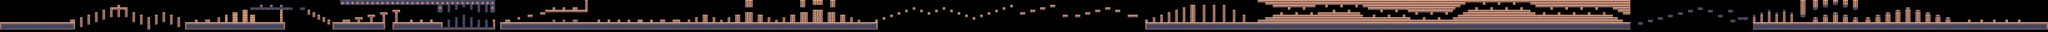

This game map was drawn from its Tiled (.tmx) file and the tilesets committed beside it. A one-line description and the trimmed map source follow:
An orthogonal 819x13 tile map with 64x64 px tiles, 1 tile layer (Tile Layer 1), 2 tilesets and 1 object.

<map version="1.10" tiledversion="1.10.1" orientation="orthogonal" renderorder="right-down" width="819" height="13" tilewidth="64" tileheight="64" infinite="0" nextlayerid="3" nextobjectid="3">
 <tileset firstgid="1" source="tileset_1.tsx" />
 <tileset firstgid="51" source="portal.tsx" />
 <layer id="1" name="Tile Layer 1" width="819" height="13">
  <data>[10647 cells, 3470 non-empty, 22 distinct tile ids]</data>
 </layer>
 <objectgroup id="2" name="Object Layer 1">
  <object id="2" gid="51" x="52115" y="704" width="370" height="600" />
 </objectgroup>
</map>
